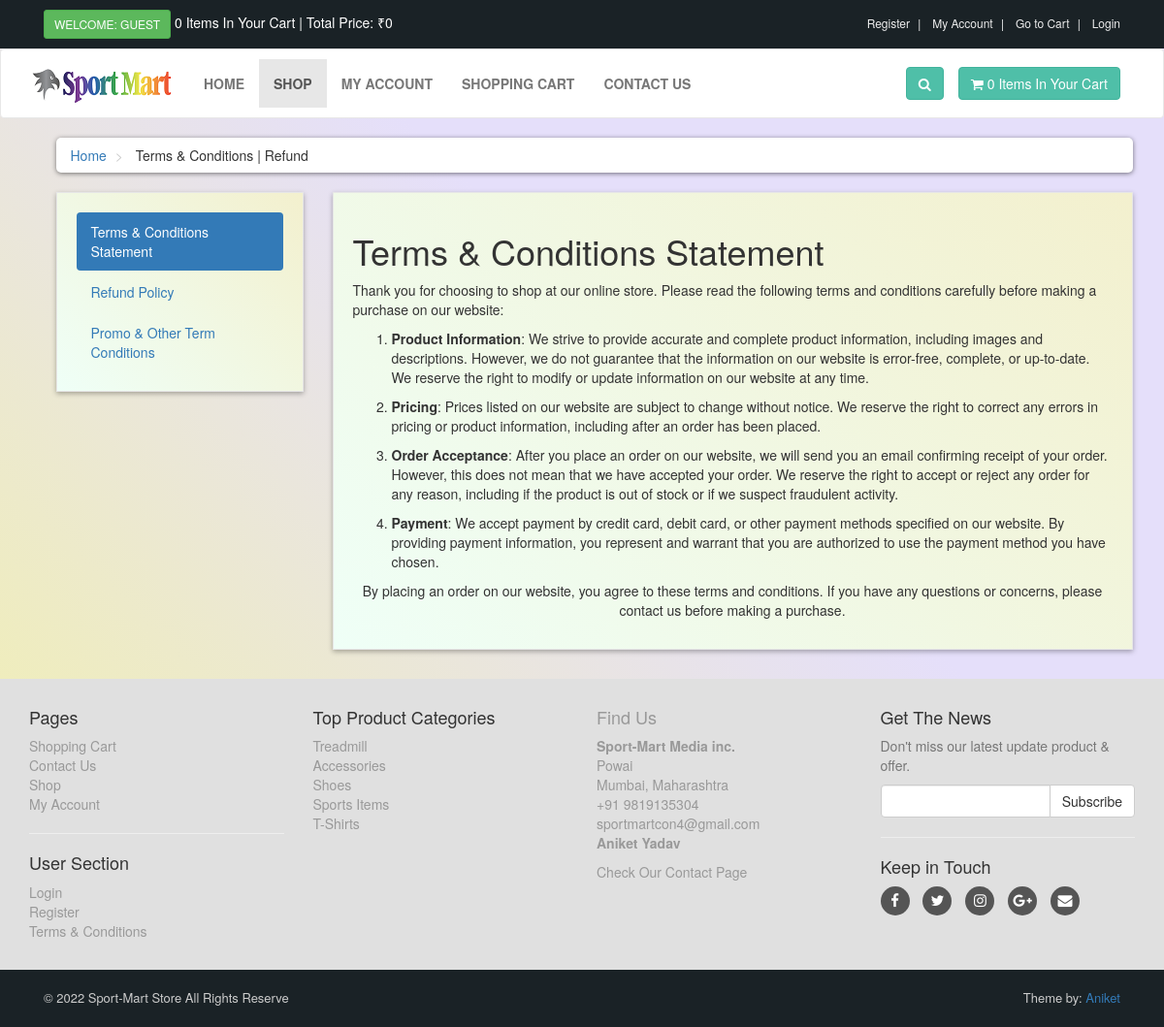
Page /terms.php on the committed database.
### tables this page shows
CREATE TABLE `terms` (
  `term_id` int(10) NOT NULL,
  `term_title` varchar(100) NOT NULL,
  `term_link` varchar(100) NOT NULL,
  `term_desc` text NOT NULL
);

CREATE TABLE `product_categories` (
  `p_cat_id` int(10) NOT NULL,
  `p_cat_title` text NOT NULL,
  `p_cat_top` text NOT NULL,
  `p_cat_image` text NOT NULL
);

### terms.php (the view, shortened to what this page needs)
<?php
include("includes/header.php");
?>
<div id="content">
    <div class="container">
        <div class="col-md-12">
            <ul class="breadcrumb">
                <li>
                    <a href="index.php">Home</a>
                </li>
                <li>
                    Terms & Conditions | Refund
                </li>
            </ul>
        </div>
        <div class="col-md-3">
            <div class="box">
                <ul class="nav nav-pills nav-stacked">
                    <?php
                    $get_terms = "select  * from terms LIMIT 0,1";
                    $run_terms = mysqli_query($con, $get_terms);
                    while($row_terms=mysqli_fetch_array($run_terms)){
                        $term_title = $row_terms['term_title'];
                        $term_link = $row_terms['term_link'];
                    ?>
                    <li class="active">
                        <a data-toggle="pill" href="#<?php echo $term_link; ?>">
                            <?php echo $term_title; ?>
                        </a>
                    </li>
                    <?php } ?>
                    <?php
                    $count_terms = "select * from terms";
                    $run_count_terms = mysqli_query($con, $count_terms);
                    $count = mysqli_num_rows($run_count_terms);
                    $get_terms = "select * from terms LIMIT 1,$count";
                    $run_terms = mysqli_query($con, $get_terms);
                    while($row_terms=mysqli_fetch_array($run_terms)){
                        $term_title = $row_terms['term_title'];
                        $term_link = $row_terms['term_link'];
                    ?>
                    <li>
                        <a data-toggle="pill" href="#<?php echo $term_link; ?>">
                        <?php echo $term_title; ?>
                        </a>
                    </li>
                    <?php } ?>
                </ul>
            </div>
        </div>
        <div class="col-md-9">
            <div class="box">
                <div class="tab-content">
                <?php
                $get_terms = "select * from terms LIMIT 0,1";
                $run_terms = mysqli_query($con, $get_terms);
                while($row_terms=mysqli_fetch_array($run_terms)){
                    $term_title = $row_terms['term_title'];
                    $term_desc = $row_terms['term_desc'];
                    $term_link = $row_terms['term_link'];
                ?>
                    <div id="<?php echo $term_link; ?>" class="tab-pane fade in active">
                        <h1 class="tabTitle"><?php echo $term_title; ?></h1>
                        <p class="tabDesc"><?php echo $term_desc; ?></p>
                    </div>
                <?php } ?>
                </div>
            </div>
        </div>
    </div>
</div>
<?php
include("footer.php");
?>
</body>
</html>

### footer.php (shortened to what this page needs)
<div id="footer">
    <div class="container">
        <div class="row">
            <div class="col-sm-6 col-md-3">
            <h4>Pages</h4>
            <ul>
                <li><a href="cart.php">Shopping Cart</a></li>
                <li><a href="contact.php">Contact Us</a></li>
                <li><a href="shop.php">Shop</a></li>
                <li><a href="customer\my_account.php">My Account</a></li>
            </ul>
            <hr>
            <h4>User Section</h4>
            <ul>
            <?php
            if (!isset($_SESSION['customer_email'])) {
                echo "<a href='checkout.php'>Login</a>";
            } else {
                echo "<a href='customer/my_account.php?my_orders'>My Account </a>";
            }
            ?>
                <li><a href="customer_register.php">Register</a></li>
                <li><a href="terms.php">Terms & Conditions</a></li>
            </ul>
            </div>
            <div class="com-sm 6 col-md-3">
            <h4>Top Product Categories</h4>
            <ul>
            <?php
            $get_p_cats = "select * from product_categories";
            $run_p_cats = mysqli_query($con,$get_p_cats);
            while($row_p_cats=mysqli_fetch_array($run_p_cats)){
                $p_cat_id = $row_p_cats['p_cat_id'];
                $p_cat_title = $row_p_cats['p_cat_title'];
                echo "
                <li>
                    <a href='shop.php?p_cat=$p_cat_id'>
                    $p_cat_title
                </li>
                ";
            }
            ?>
            </ul>
            </div>
            <div class="col-sm-6 col-md-3">
            <h4>Find Us</h4>
            <p>
            <strong>Sport-Mart Media inc.</strong>
            <br/>Powai
            <br/>Mumbai, Maharashtra
            <br/>+91 9819135304
            <br/>sportmartcon4@gmail.com
            <br/><strong>Aniket Yadav</strong>
            </p>
            <a href="contact.php">Check Our Contact Page</a>
            </div>
            <div class="col-sm-6 col-md-3">
                <h4>Get The News</h4>
                <p class="text-muted">
                    Don't miss our latest update product & offer.
                </p>
                <form action="" method="post">
                    <div class="input-group">
                        <input type="text" class="form-control" name="email">
                            <span class="input-group-btn">
                                <input type="submit" value="Subscribe" class="btn btn-default">
                            </span>
                    </div>
                </form>
                <hr>
                <h4>Keep in Touch</h4>
                <p class="social">
                    <a href="#" class="fa fa-facebook" > </a>
                    <a href="#" class="fa fa-twitter"> </a>
                    <a href="#" class="fa fa-instagram" target="_blank"> </a>
                    <a href="#" class="fa fa-google-plus"> </a>
                    <a href="#" class="fa fa-envelope"> </a>
                </p>
            </div>
        </div>
    </div>
</div>
<div id="copyright">
    <div class="container">
        <div class="col-md-6">
        <p class="pull-left">&copy; 2022 Sport-Mart Store All Rights Reserve</p>
        </div>
        <div class="col-md-6">
        <p class="pull-right"> Theme by: <a href="#">Aniket</a></p>
        </div>
    </div>
</div>

### styles/style.css (style rules this page uses)
body { font-size: 14px; line-height: 1.42857143; color: #333333; background-color: #f3efff; background-image: linear-gradient(225deg, #e5dffa 40%, #f5f599 110%); overflow-x: hidden; }
.box { background-color: #effff7; background-image: linear-gradient(45deg, #effff7 0%, #f3f0ce 100%); margin: 0 0 30px; border: solid 1px #e6e6e6; box-sizing: border-box; padding: 20px; box-shadow: 0px 2px 5px rgba(0, 0, 0, .3); }
#content { padding-left: 25px; }
.breadcrumb { padding: 8px 15px; margin-bottom: 20px; background: #ffffff; border-radius: 5px; box-shadow: 0px 1px 5px rgba(0, 0, 0, .5); }
.breadcrumb> li + li:before { content: ">\00a0"; color: #cccccc; }
#footer { background: #e0e0e0; padding: 20px 0; }
#footer a { color: #999999; padding: 0; text-decoration: none; }
#footer ul { list-style: none; padding-left: 0px; }
#footer .social { text-align: left; }
#footer .social a { margin: 0px 10px 0px 0px; display: inline-block; color: #ffffff; width: 30px; height: 30px; border-radius: 15px; line-height: 30px; font-size: 15px; text-align: center; vertical-align: bottom; background: #555555; text-decoration: none; }
#copyright { background: #1A2226; color: #cccccc; padding: 20px 0px; font-size: 13px; }
#copyright p { margin: 0px; }

### rows in the picture
terms: term_title "Terms & Conditions Statement", term_desc "Thank you for choosing to shop at our online store. Please read the following terms and conditions carefully before making a purchase on our website: Product Information : We strive to provide accurate and complete product information, including images and descriptions. However, we do not guarantee that the information on our website is error-free, complete, or up-to-date. We reserve the right to modify or update information on our website at any time. Pricing : Prices listed on our website are subject to change without notice. We reserve the right to correct any errors in pricing or product information, including after an order has been placed. Order Acceptance : After you place an order…"
terms: term_title "Refund Policy"
terms: term_title "Promo & Other Term Conditions"
product_categories: p_cat_title "Treadmill"
product_categories: p_cat_title "Accessories"
product_categories: p_cat_title "Shoes"
product_categories: p_cat_title "Sports Items"
product_categories: p_cat_title "T-Shirts"

### other values in the picture
$count_items "0 0"
$total "0"
